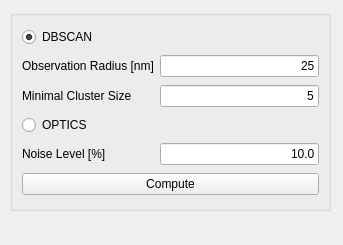
  <widget class="QWidget" name="page_3">
   <property name="geometry">
    <rect>
     <x>0</x>
     <y>0</y>
     <width>343</width>
     <height>245</height>
    </rect>
   </property>
   <attribute name="label">
    <string>Hierarchical Clustering</string>
   </attribute>
   <widget class="QGroupBox" name="groupBox_3">
    <property name="geometry">
     <rect>
      <x>10</x>
      <y>10</y>
      <width>321</width>
      <height>201</height>
     </rect>
    </property>
    <property name="title">
     <string/>
    </property>
    <layout class="QGridLayout" name="gridLayout_14">
     <item row="0" column="0">
      <widget class="QRadioButton" name="radioButton_09">
       <property name="enabled">
        <bool>true</bool>
       </property>
       <property name="text">
        <string>DBSCAN</string>
       </property>
       <property name="checkable">
        <bool>true</bool>
       </property>
       <property name="checked">
        <bool>true</bool>
       </property>
      </widget>
     </item>
     <item row="1" column="0">
      <widget class="QLabel" name="label_29">
       <property name="text">
        <string>Observation Radius [nm]</string>
       </property>
      </widget>
     </item>
     <item row="1" column="1">
      <widget class="QLineEdit" name="lineEdit_36">
       <property name="text">
        <string>25</string>
       </property>
       <property name="alignment">
        <set>Qt::AlignRight|Qt::AlignTrailing|Qt::AlignVCenter</set>
       </property>
      </widget>
     </item>
     <item row="2" column="0">
      <widget class="QLabel" name="label_31">
       <property name="text">
        <string>Minimal Cluster Size</string>
       </property>
      </widget>
     </item>
     <item row="2" column="1">
      <widget class="QLineEdit" name="lineEdit_37">
       <property name="text">
        <string>5</string>
       </property>
       <property name="alignment">
        <set>Qt::AlignRight|Qt::AlignTrailing|Qt::AlignVCenter</set>
       </property>
      </widget>
     </item>
     <item row="3" column="0">
      <widget class="QRadioButton" name="radioButton_10">
       <property name="text">
        <string>OPTICS</string>
       </property>
      </widget>
     </item>
     <item row="4" column="0">
      <widget class="QLabel" name="label_32">
       <property name="text">
        <string>Noise Level [%]</string>
       </property>
      </widget>
     </item>
     <item row="4" column="1">
      <widget class="QLineEdit" name="lineEdit_38">
       <property name="text">
        <string>10.0</string>
       </property>
       <property name="alignment">
        <set>Qt::AlignRight|Qt::AlignTrailing|Qt::AlignVCenter</set>
       </property>
      </widget>
     </item>
     <item row="5" column="0" colspan="2">
      <widget class="QPushButton" name="pushButton_12">
       <property name="text">
        <string>Compute</string>
       </property>
      </widget>
     </item>
    </layout>
   </widget>
  </widget>
